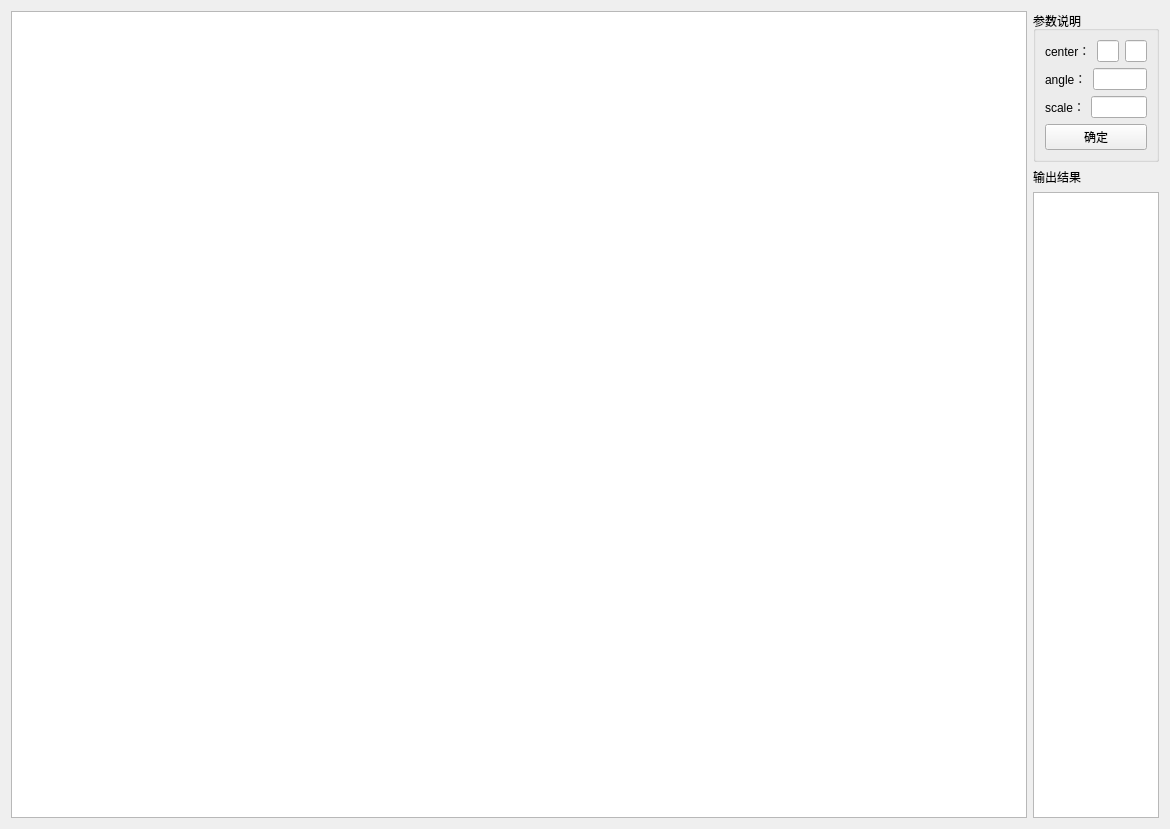
<?xml version="1.0" encoding="UTF-8"?>
<ui version="4.0">
 <class>function_getRotationMatrix2D</class>
 <widget class="QWidget" name="function_getRotationMatrix2D">
  <property name="geometry">
   <rect>
    <x>0</x>
    <y>0</y>
    <width>1170</width>
    <height>829</height>
   </rect>
  </property>
  <property name="windowTitle">
   <string>Form</string>
  </property>
  <layout class="QHBoxLayout" name="horizontalLayout_4" stretch="9,1">
   <item>
    <widget class="QTextBrowser" name="textBrowser"/>
   </item>
   <item>
    <layout class="QVBoxLayout" name="verticalLayout_2">
     <item>
      <widget class="QGroupBox" name="groupBox">
       <property name="title">
        <string>参数说明</string>
       </property>
       <layout class="QVBoxLayout" name="verticalLayout">
        <item>
         <layout class="QHBoxLayout" name="horizontalLayout">
          <item>
           <widget class="QLabel" name="label">
            <property name="text">
             <string>center：</string>
            </property>
           </widget>
          </item>
          <item>
           <widget class="QLineEdit" name="le_x"/>
          </item>
          <item>
           <widget class="QLineEdit" name="le_y"/>
          </item>
         </layout>
        </item>
        <item>
         <layout class="QHBoxLayout" name="horizontalLayout_2">
          <item>
           <widget class="QLabel" name="label_2">
            <property name="text">
             <string>angle：</string>
            </property>
           </widget>
          </item>
          <item>
           <widget class="QLineEdit" name="le_angle"/>
          </item>
         </layout>
        </item>
        <item>
         <layout class="QHBoxLayout" name="horizontalLayout_3">
          <item>
           <widget class="QLabel" name="label_3">
            <property name="text">
             <string>scale：</string>
            </property>
           </widget>
          </item>
          <item>
           <widget class="QLineEdit" name="le_scale"/>
          </item>
         </layout>
        </item>
        <item>
         <widget class="QPushButton" name="btn_arg_ok">
          <property name="text">
           <string>确定</string>
          </property>
         </widget>
        </item>
       </layout>
      </widget>
     </item>
     <item>
      <widget class="QLabel" name="label_4">
       <property name="text">
        <string>输出结果</string>
       </property>
      </widget>
     </item>
     <item>
      <widget class="QTextBrowser" name="tb_result"/>
     </item>
    </layout>
   </item>
  </layout>
 </widget>
 <resources/>
 <connections/>
</ui>
